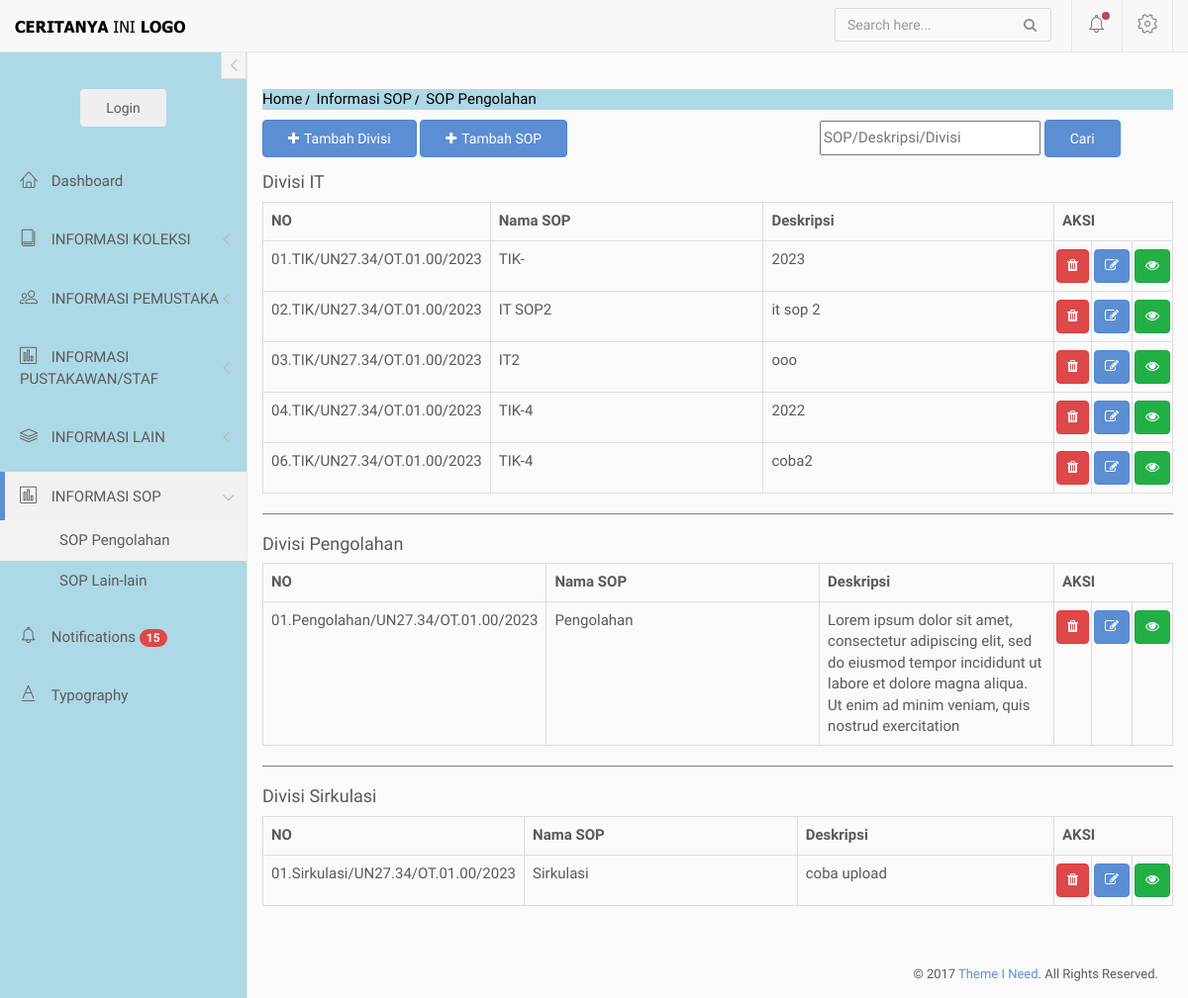
Before: /index.php/sop/pengolahan with the older database file.
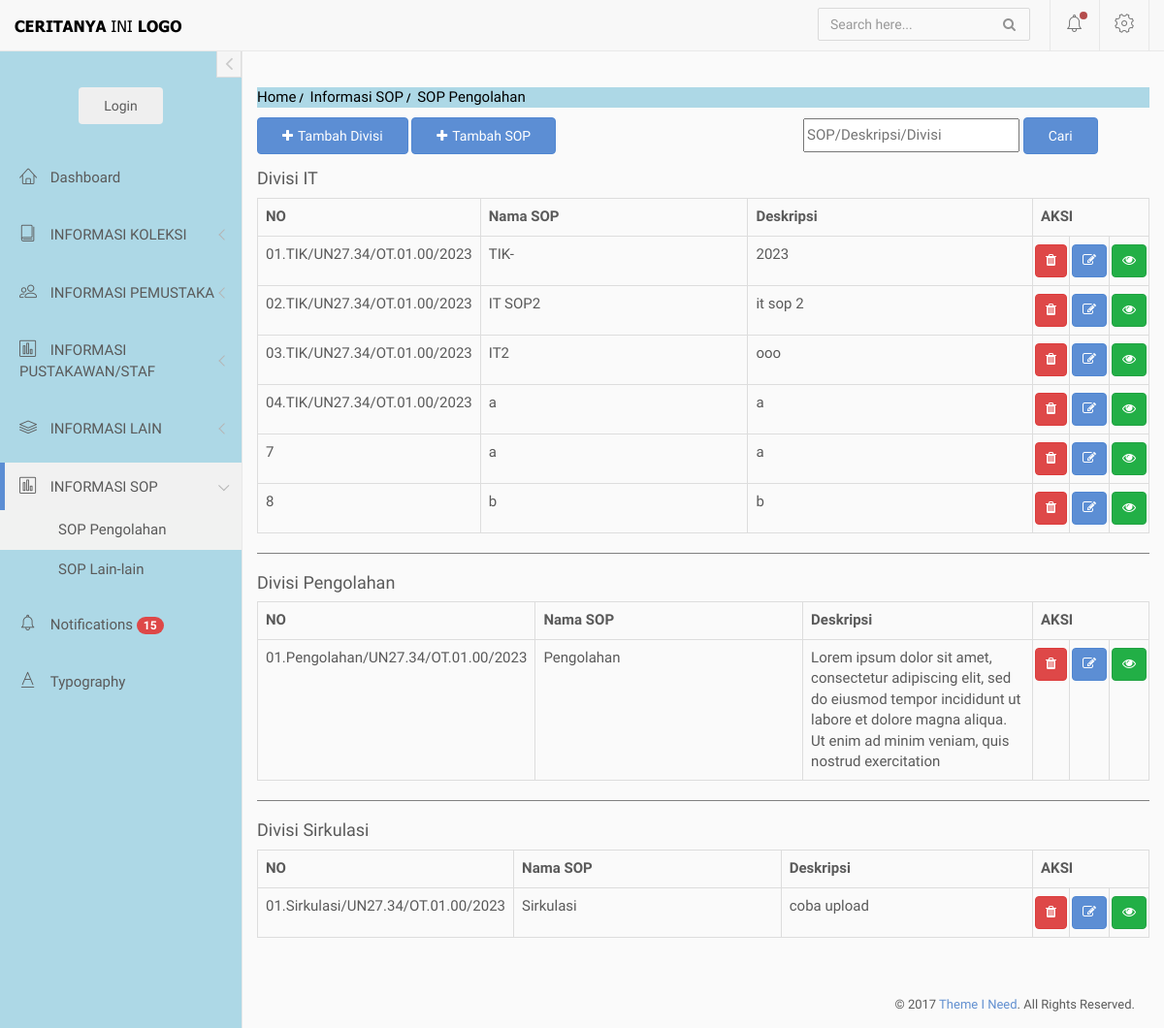
After: the same page with the newer database file.
### tables this page shows
CREATE TABLE `list_sop` (
  `id` int(10) NOT NULL,
  `id_divisi` int(5) NOT NULL,
  `nomor` varchar(40) NOT NULL,
  `nama_sop` varchar(255) NOT NULL,
  `deskripsi` varchar(255) NOT NULL,
  `file` varchar(500) NOT NULL,
  `update_id` int(50) NOT NULL
);

CREATE TABLE `tbl_divisi_sop` (
  `id` int(5) NOT NULL,
  `divisi` varchar(50) NOT NULL,
  `update_id` int(50) NOT NULL
);

### application/controllers/sop.php (called while the page is built, shortened)
<?php
    Class Sop extends CI_Controller{
        public function __construct(){
            $this->load->model('m_main');
        }
        public function pengolahan(){
            $data['divisi'] = $this->m_main->get_data('tbl_divisi_sop')->result();
            $data['keyword'] = $this->input->get('keyword');
            if(!empty($this->input->get('keyword'))){
                $data['sop'] = $this->m_main->search_sop($data['keyword']);
            }else{
                $data['sop']= $this->m_main->get_sop();
            }
            $this->load->view('diffdash/header');
            $this->load->view('diffdash/sidebar');
            $this->load->view('sop/v_sop',$data);
            $this->load->view('diffdash/footer');
        }
    }
?>

### index.php (called while the page is built, shortened)
<?php
require_once BASEPATH.'core/CodeIgniter.php';

### application/models/m_main.php (called while the page is built, shortened)
<?php
    class M_main extends CI_Model{
        public function get_sop(){
            return $this->db->query("SELECT sp.*, tds.divisi FROM list_sop AS sp left join tbl_divisi_sop AS tds ON sp.id_divisi = tds.id order by id_divisi,nomor")->result();
        }
    }
?>

### application/views/sop/v_sop.php (the view, shortened to what this page needs)
<div>
    <nav class="crumbs">
        <ol>
            <li class="crumb"><a href="<?=base_url()?>">Home</a></li>
            <li class="crumb"><a href="#">Informasi SOP</a></li>
            <li class="crumb">SOP Pengolahan</li>
        </ol>
    </nav>
<div>
<?php $a=0; ?>
<div style="float:left;">
  <button class="btn btn-primary" style="margin-bottom : 10px" data-toggle="modal" data-target="#tambahdivisi"><i class="fa fa-plus"></i>Tambah Divisi</button>
  <button class="btn btn-primary" style="margin-bottom : 10px" data-toggle="modal" data-target="#tambahsop"><i class="fa fa-plus"></i>Tambah SOP</button>
</div>
<div style="float:right;">
  <form action="" method="GET" style="flex-direction: row; width:360px">
      <div class="form-group">
        <input class="search-right" type="text" name="keyword" placeholder="SOP/Deskripsi/Divisi" value="<?= html_escape($keyword) ?>">
        <input type="submit" value="Cari" class="btn btn-primary">
      </div>
  </form>
</div>
<div style="clear:both;">
    <?php foreach ($sop as $row) : ?>
      <?php
        if($a != $row->id_divisi){
        if($a != 0){?></table> <hr> <?php } ?>
        <h4>Divisi <?php echo $row->divisi; ?> </h4>
        <table class="table table-bordered">
        <tr>
            <th style="width:5%">NO</th>
            <th style="width:30%">Nama SOP</th>
            <th style="">Deskripsi</th>
            <th colspan=3 style="width:115px">AKSI</th>
        </tr>
      <?php $a=$row->id_divisi; }?>
      <tr>
          <td><?php echo $row->nomor?></td>
          <td><?php echo $row->nama_sop?></td>
          <td><?php echo $row->deskripsi?></td>
          <td class="btnsq tombol-hapus" href="<?php echo base_url('sop/hapus_sop/'.$row->id); ?>"><div class="btn btn-danger btn-xm" data-toggle="tooltip" data-placement="top" title="Hapus User"><i class="fa fa-trash"></i></div></td>
          <td class="btnsq"><?php echo anchor('sop/edit_sop/'.$row->id,'<div class="btn btn-primary btn-xm" data-toggle="tooltip" data-placement="top" title="Edit User"><i class="fa fa-edit"></i></div>') ?></td>
          <td class="btnsq" title="Lihat file"><button type="button" class="btn btn-success btn-xm openfile" value="<?=$row->file?>" data-toggle="modal" data-target="#openFile"><i class="fa fa-eye"></i></button></td>
      </tr>
    <?php endforeach;?>
      </table>
</div>
</div>
</div>
</div>

Changed rows visible on the page:
changed list_sop "04.TIK/UN27.34/OT.01.00/2023": nama_sop "TIK-4" → "a"; deskripsi "2022" → "a"
changed list_sop (number 5 of 8 on the later page): nomor "06.TIK/UN27.34/OT.01.00/2023" → "7"; nama_sop "TIK-4" → "a"; deskripsi "coba2" → "a"
added list_sop: nomor "8", nama_sop "b", deskripsi "b"
